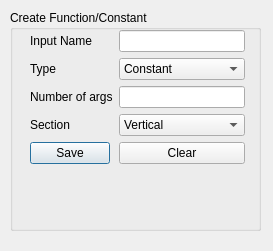
<?xml version="1.0" encoding="UTF-8"?>
<ui version="4.0">
 <class>Dialog_create_fc</class>
 <widget class="QDialog" name="Dialog_create_fc">
  <property name="geometry">
   <rect>
    <x>0</x>
    <y>0</y>
    <width>273</width>
    <height>251</height>
   </rect>
  </property>
  <property name="windowTitle">
   <string>Creation of Function/Constants</string>
  </property>
  <widget class="QGroupBox" name="groupBox_createfunconst">
   <property name="geometry">
    <rect>
     <x>10</x>
     <y>10</y>
     <width>251</width>
     <height>221</height>
    </rect>
   </property>
   <property name="title">
    <string>Create Function/Constant</string>
   </property>
   <widget class="QWidget" name="layoutWidget">
    <property name="geometry">
     <rect>
      <x>20</x>
      <y>20</y>
      <width>215</width>
      <height>141</height>
     </rect>
    </property>
    <layout class="QFormLayout" name="formLayout">
     <item row="0" column="1">
      <widget class="QLineEdit" name="lineEdit"/>
     </item>
     <item row="1" column="0">
      <widget class="QLabel" name="label_2">
       <property name="text">
        <string>Type</string>
       </property>
      </widget>
     </item>
     <item row="1" column="1">
      <widget class="QComboBox" name="comboBox_1">
       <item>
        <property name="text">
         <string>Constant</string>
        </property>
       </item>
       <item>
        <property name="text">
         <string>Function</string>
        </property>
       </item>
      </widget>
     </item>
     <item row="2" column="0">
      <widget class="QLabel" name="label_3">
       <property name="text">
        <string>Number of args</string>
       </property>
      </widget>
     </item>
     <item row="3" column="0">
      <widget class="QLabel" name="label_4">
       <property name="text">
        <string>Section</string>
       </property>
      </widget>
     </item>
     <item row="3" column="1">
      <widget class="QComboBox" name="comboBox_2">
       <item>
        <property name="text">
         <string>Vertical</string>
        </property>
       </item>
       <item>
        <property name="text">
         <string>Horizontal</string>
        </property>
       </item>
      </widget>
     </item>
     <item row="4" column="0">
      <widget class="QPushButton" name="pushButton_save">
       <property name="text">
        <string>Save</string>
       </property>
      </widget>
     </item>
     <item row="4" column="1">
      <widget class="QPushButton" name="pushButton_clear">
       <property name="text">
        <string>Clear</string>
       </property>
      </widget>
     </item>
     <item row="0" column="0">
      <widget class="QLabel" name="label_1">
       <property name="text">
        <string>Input Name</string>
       </property>
      </widget>
     </item>
     <item row="2" column="1">
      <widget class="QLineEdit" name="lineEdit_2">
       <property name="inputMethodHints">
        <set>Qt::ImhNone</set>
       </property>
      </widget>
     </item>
    </layout>
   </widget>
   <widget class="QLabel" name="label_display_process">
    <property name="geometry">
     <rect>
      <x>20</x>
      <y>185</y>
      <width>211</width>
      <height>21</height>
     </rect>
    </property>
    <property name="text">
     <string/>
    </property>
   </widget>
  </widget>
 </widget>
 <resources/>
 <connections>
  <connection>
   <sender>pushButton_save</sender>
   <signal>clicked()</signal>
   <receiver>Dialog_create_fc</receiver>
   <slot>exec()</slot>
   <hints>
    <hint type="sourcelabel">
     <x>69</x>
     <y>147</y>
    </hint>
    <hint type="destinationlabel">
     <x>136</x>
     <y>125</y>
    </hint>
   </hints>
  </connection>
 </connections>
</ui>
